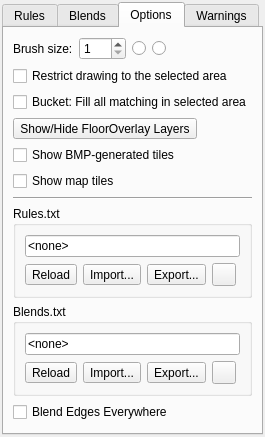
<?xml version="1.0" encoding="UTF-8"?>
<ui version="4.0">
 <class>BmpToolDialog</class>
 <widget class="QDialog" name="BmpToolDialog">
  <property name="geometry">
   <rect>
    <x>0</x>
    <y>0</y>
    <width>253</width>
    <height>394</height>
   </rect>
  </property>
  <property name="windowTitle">
   <string>BMP Tool</string>
  </property>
  <layout class="QGridLayout" name="gridLayout">
   <property name="leftMargin">
    <number>2</number>
   </property>
   <property name="topMargin">
    <number>2</number>
   </property>
   <property name="rightMargin">
    <number>2</number>
   </property>
   <property name="bottomMargin">
    <number>2</number>
   </property>
   <item row="0" column="0">
    <widget class="QTabWidget" name="tabWidget">
     <property name="currentIndex">
      <number>2</number>
     </property>
     <widget class="QWidget" name="tab">
      <attribute name="title">
       <string>Rules</string>
      </attribute>
      <layout class="QVBoxLayout" name="verticalLayout">
       <property name="leftMargin">
        <number>0</number>
       </property>
       <property name="topMargin">
        <number>0</number>
       </property>
       <property name="rightMargin">
        <number>0</number>
       </property>
       <property name="bottomMargin">
        <number>0</number>
       </property>
       <item>
        <widget class="Tiled::Internal::BmpRuleView" name="tableView">
         <property name="frameShape">
          <enum>QFrame::NoFrame</enum>
         </property>
        </widget>
       </item>
       <item>
        <layout class="QHBoxLayout" name="horizontalLayout_5">
         <item>
          <widget class="QToolButton" name="expandCollapse">
           <property name="text">
            <string>Collapse</string>
           </property>
          </widget>
         </item>
         <item>
          <spacer name="horizontalSpacer_2">
           <property name="orientation">
            <enum>Qt::Horizontal</enum>
           </property>
           <property name="sizeHint" stdset="0">
            <size>
             <width>40</width>
             <height>20</height>
            </size>
           </property>
          </spacer>
         </item>
         <item>
          <widget class="QComboBox" name="scaleCombo">
           <property name="editable">
            <bool>true</bool>
           </property>
          </widget>
         </item>
        </layout>
       </item>
      </layout>
     </widget>
     <widget class="QWidget" name="tab_4">
      <attribute name="title">
       <string>Blends</string>
      </attribute>
      <layout class="QVBoxLayout" name="verticalLayout_5">
       <property name="leftMargin">
        <number>0</number>
       </property>
       <property name="topMargin">
        <number>0</number>
       </property>
       <property name="rightMargin">
        <number>0</number>
       </property>
       <property name="bottomMargin">
        <number>0</number>
       </property>
       <item>
        <widget class="Tiled::Internal::BmpBlendView" name="blendView">
         <property name="frameShape">
          <enum>QFrame::NoFrame</enum>
         </property>
        </widget>
       </item>
       <item>
        <widget class="QLabel" name="blendLabel">
         <property name="text">
          <string>Blend Info</string>
         </property>
        </widget>
       </item>
       <item>
        <widget class="Tiled::Internal::MixedTilesetView" name="tilesInBlend">
         <property name="maximumSize">
          <size>
           <width>16777215</width>
           <height>128</height>
          </size>
         </property>
        </widget>
       </item>
       <item>
        <layout class="QHBoxLayout" name="horizontalLayout_6">
         <item>
          <spacer name="horizontalSpacer_3">
           <property name="orientation">
            <enum>Qt::Horizontal</enum>
           </property>
           <property name="sizeHint" stdset="0">
            <size>
             <width>40</width>
             <height>20</height>
            </size>
           </property>
          </spacer>
         </item>
         <item>
          <widget class="QComboBox" name="blendScaleCombo">
           <property name="editable">
            <bool>true</bool>
           </property>
          </widget>
         </item>
        </layout>
       </item>
      </layout>
     </widget>
     <widget class="QWidget" name="tab_2">
      <attribute name="title">
       <string>Options</string>
      </attribute>
      <layout class="QVBoxLayout" name="verticalLayout_4">
       <item>
        <layout class="QHBoxLayout" name="horizontalLayout_3">
         <item>
          <widget class="QLabel" name="label">
           <property name="sizePolicy">
            <sizepolicy hsizetype="Preferred" vsizetype="Preferred">
             <horstretch>0</horstretch>
             <verstretch>0</verstretch>
            </sizepolicy>
           </property>
           <property name="text">
            <string>Brush size:</string>
           </property>
          </widget>
         </item>
         <item>
          <widget class="QSpinBox" name="brushSize">
           <property name="maximumSize">
            <size>
             <width>80</width>
             <height>16777215</height>
            </size>
           </property>
           <property name="minimum">
            <number>1</number>
           </property>
           <property name="maximum">
            <number>300</number>
           </property>
          </widget>
         </item>
         <item>
          <widget class="QRadioButton" name="brushSquare">
           <property name="text">
            <string/>
           </property>
           <property name="icon">
            <iconset resource="tiled.qrc">
             <normaloff>:/images/22x22/brush-square.png</normaloff>:/images/22x22/brush-square.png</iconset>
           </property>
          </widget>
         </item>
         <item>
          <widget class="QRadioButton" name="brushCircle">
           <property name="text">
            <string/>
           </property>
           <property name="icon">
            <iconset resource="tiled.qrc">
             <normaloff>:/images/22x22/brush-circle.png</normaloff>:/images/22x22/brush-circle.png</iconset>
           </property>
          </widget>
         </item>
         <item>
          <spacer name="horizontalSpacer">
           <property name="orientation">
            <enum>Qt::Horizontal</enum>
           </property>
           <property name="sizeHint" stdset="0">
            <size>
             <width>40</width>
             <height>20</height>
            </size>
           </property>
          </spacer>
         </item>
        </layout>
       </item>
       <item>
        <widget class="QCheckBox" name="restrictToSelection">
         <property name="text">
          <string>Restrict drawing to the selected area</string>
         </property>
        </widget>
       </item>
       <item>
        <widget class="QCheckBox" name="fillAllInSelectedArea">
         <property name="text">
          <string>Bucket: Fill all matching in selected area</string>
         </property>
        </widget>
       </item>
       <item>
        <widget class="QToolButton" name="toggleOverlayLayers">
         <property name="text">
          <string>Show/Hide FloorOverlay Layers</string>
         </property>
        </widget>
       </item>
       <item>
        <widget class="QCheckBox" name="showBMPTiles">
         <property name="text">
          <string>Show BMP-generated tiles</string>
         </property>
        </widget>
       </item>
       <item>
        <widget class="QCheckBox" name="showMapTiles">
         <property name="text">
          <string>Show map tiles</string>
         </property>
        </widget>
       </item>
       <item>
        <widget class="Line" name="line">
         <property name="orientation">
          <enum>Qt::Horizontal</enum>
         </property>
        </widget>
       </item>
       <item>
        <widget class="QGroupBox" name="rulesBox">
         <property name="title">
          <string>Rules.txt</string>
         </property>
         <layout class="QVBoxLayout" name="verticalLayout_2">
          <item>
           <widget class="QLineEdit" name="rulesFile">
            <property name="text">
             <string>&lt;none&gt;</string>
            </property>
            <property name="readOnly">
             <bool>true</bool>
            </property>
           </widget>
          </item>
          <item>
           <layout class="QHBoxLayout" name="horizontalLayout">
            <item>
             <widget class="QToolButton" name="reloadRules">
              <property name="text">
               <string>Reload</string>
              </property>
             </widget>
            </item>
            <item>
             <widget class="QToolButton" name="importRules">
              <property name="text">
               <string>Import...</string>
              </property>
             </widget>
            </item>
            <item>
             <widget class="QToolButton" name="exportRules">
              <property name="text">
               <string>Export...</string>
              </property>
             </widget>
            </item>
            <item>
             <widget class="QToolButton" name="trashRules">
              <property name="toolTip">
               <string>Remove all rules</string>
              </property>
              <property name="text">
               <string/>
              </property>
              <property name="icon">
               <iconset resource="tiled.qrc">
                <normaloff>:/images/16x16/edit-delete.png</normaloff>:/images/16x16/edit-delete.png</iconset>
              </property>
             </widget>
            </item>
           </layout>
          </item>
         </layout>
        </widget>
       </item>
       <item>
        <widget class="QGroupBox" name="blendsBox">
         <property name="title">
          <string>Blends.txt</string>
         </property>
         <layout class="QVBoxLayout" name="verticalLayout_3">
          <item>
           <widget class="QLineEdit" name="blendsFile">
            <property name="text">
             <string>&lt;none&gt;</string>
            </property>
            <property name="readOnly">
             <bool>true</bool>
            </property>
           </widget>
          </item>
          <item>
           <layout class="QHBoxLayout" name="horizontalLayout_2">
            <item>
             <widget class="QToolButton" name="reloadBlends">
              <property name="text">
               <string>Reload</string>
              </property>
             </widget>
            </item>
            <item>
             <widget class="QToolButton" name="importBlends">
              <property name="text">
               <string>Import...</string>
              </property>
             </widget>
            </item>
            <item>
             <widget class="QToolButton" name="exportBlends">
              <property name="text">
               <string>Export...</string>
              </property>
             </widget>
            </item>
            <item>
             <widget class="QToolButton" name="trashBlends">
              <property name="toolTip">
               <string>Remove all blends</string>
              </property>
              <property name="text">
               <string/>
              </property>
              <property name="icon">
               <iconset resource="tiled.qrc">
                <normaloff>:/images/16x16/edit-delete.png</normaloff>:/images/16x16/edit-delete.png</iconset>
              </property>
             </widget>
            </item>
           </layout>
          </item>
         </layout>
        </widget>
       </item>
       <item>
        <widget class="QCheckBox" name="blendEdgesEverywhere">
         <property name="toolTip">
          <string>When checked, edge tiles may be placed onto floor tiles that are not BMP floor tiles.
When unchecked, edge tiles are only placed on BMP floor tiles.
This is a permanent per-map setting.</string>
         </property>
         <property name="text">
          <string>Blend Edges Everywhere</string>
         </property>
        </widget>
       </item>
       <item>
        <spacer name="verticalSpacer">
         <property name="orientation">
          <enum>Qt::Vertical</enum>
         </property>
         <property name="sizeHint" stdset="0">
          <size>
           <width>20</width>
           <height>40</height>
          </size>
         </property>
        </spacer>
       </item>
      </layout>
     </widget>
     <widget class="QWidget" name="tab_3">
      <attribute name="title">
       <string>Warnings</string>
      </attribute>
      <layout class="QGridLayout" name="gridLayout_2">
       <item row="0" column="0">
        <widget class="QListWidget" name="warnings">
         <property name="frameShape">
          <enum>QFrame::StyledPanel</enum>
         </property>
        </widget>
       </item>
       <item row="1" column="0">
        <layout class="QHBoxLayout" name="horizontalLayout_4">
         <item>
          <widget class="QToolButton" name="help">
           <property name="minimumSize">
            <size>
             <width>200</width>
             <height>0</height>
            </size>
           </property>
           <property name="text">
            <string>HELP!</string>
           </property>
          </widget>
         </item>
        </layout>
       </item>
      </layout>
     </widget>
    </widget>
   </item>
  </layout>
 </widget>
 <customwidgets>
  <customwidget>
   <class>Tiled::Internal::BmpRuleView</class>
   <extends>QTableView</extends>
   <header>bmpruleview.h</header>
  </customwidget>
  <customwidget>
   <class>Tiled::Internal::BmpBlendView</class>
   <extends>QTableView</extends>
   <header>bmpblendview.h</header>
  </customwidget>
  <customwidget>
   <class>Tiled::Internal::MixedTilesetView</class>
   <extends>QTableView</extends>
   <header>BuildingEditor/mixedtilesetview.h</header>
  </customwidget>
 </customwidgets>
 <resources>
  <include location="tiled.qrc"/>
 </resources>
 <connections/>
</ui>
